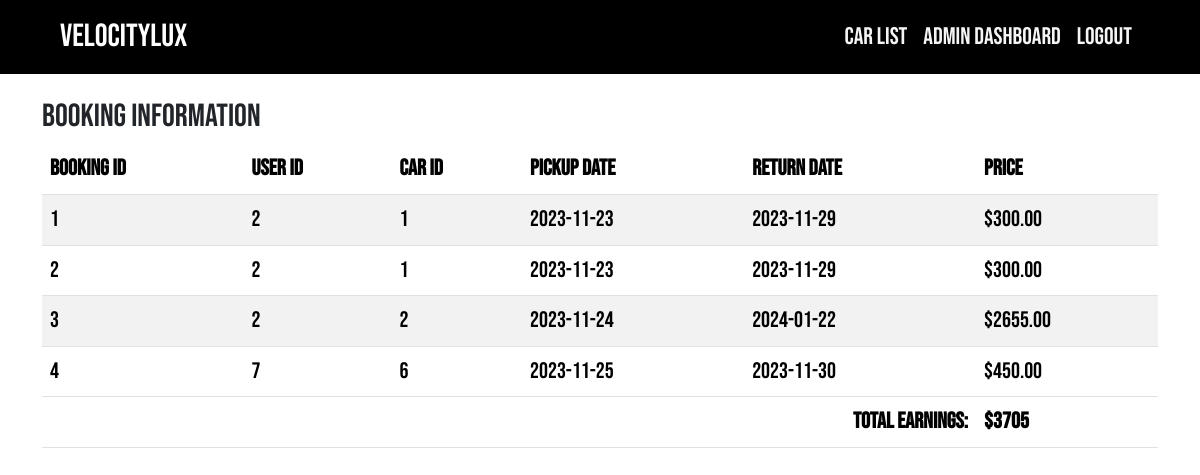
The app's page /components/admin_bookings.php (signed in) with its own data.
### tables this page shows
CREATE TABLE `bookings` (
  `booking_id` int(11) NOT NULL,
  `user_id` int(11) NOT NULL,
  `car_id` int(11) NOT NULL,
  `start_date` date NOT NULL,
  `end_date` date NOT NULL,
  `total_cost` decimal(8,2) NOT NULL,
  `created_at` timestamp NOT NULL DEFAULT current_timestamp()
);

### components/admin_bookings.php (the view, shortened to what this page needs)
<?php
include('../includes/connection_db.php');
$result = mysqli_query($conn, "SELECT * FROM bookings");
$bookings = mysqli_fetch_all($result, MYSQLI_ASSOC);
$totalEarnings = 0;
?>
<!DOCTYPE html>
<html lang="en">
<head>
    <link href="https://cdn.jsdelivr.net/npm/bootstrap@5.3.2/dist/css/bootstrap.min.css" rel="stylesheet">
    <link rel="stylesheet" href="/ecodrive/css/style.css">
</head>
<body>
    <?php include_once '../includes/navbar.php'; ?>
    <div class="container mt-4">
        <h2>Booking Information</h2>
        <table class="table table-striped">
            <thead>
                <tr>
                    <th>Booking ID</th>
                    <th>User ID</th>
                    <th>Car ID</th>
                    <th>Pickup Date</th>
                    <th>Return Date</th>
                    <th>Price</th>
                </tr>
            </thead>
            <tbody>
                <?php foreach ($bookings as $booking) : ?>
                    <tr>
                        <td><?php echo $booking['booking_id']; ?></td>
                        <td><?php echo $booking['user_id']; ?></td>
                        <td><?php echo $booking['car_id']; ?></td>
                        <td><?php echo $booking['start_date']; ?></td>
                        <td><?php echo $booking['end_date']; ?></td>
                        <td>$<?php echo $booking['total_cost']; ?></td>
                    </tr>
                    <?php $totalEarnings += $booking['total_cost']; ?>
                <?php endforeach; ?>
            </tbody>
            <tfoot>
                <tr>
                    <td colspan="5" class="text-end"><strong>Total Earnings:</strong></td>
                    <td><strong>$<?php echo $totalEarnings; ?></strong></td>
                </tr>
            </tfoot>
        </table>
    </div>
</body>
</html>

### includes/navbar.php (shortened to what this page needs)
<?php
$navbar = "
<nav class='navbar navbar-dark bg-black navbar-expand-lg' data-bs-theme='dark'>
    <div class='container-fluid'>
        <a class='navbar-brand me-auto ps-5' href='/ecodrive/index.php'>VelocityLux</a>
        <button class='navbar-toggler' type='button' data-bs-toggle='collapse' data-bs-target='#navbarNav' aria-controls='navbarNav' aria-expanded='false' aria-label='Toggle navigation'>
            <span class='navbar-toggler-icon'></span>
        </button>
        <div class='collapse navbar-collapse justify-content-end pe-5' id='navbarNav'>
            <ul class='navbar-nav'>
                <li class='nav-item'>
                    <a class='nav-link ' aria-current='page' href='/ecodrive/pages/car_list.php'>Car List</a>
                </li>
";
if (isset($_SESSION['user_id'])) {
    if (isset($_SESSION['role']) && $_SESSION['role'] == 'admin') {
        $navbar .= "
                <li class='nav-item'>
                    <a class='nav-link' href='/ecodrive/pages/admin_dashboard.php'>Admin Dashboard</a>
                </li>";
    } else {
        $navbar .= "
                <li class='nav-item'>
                    <a class='nav-link' href='/ecodrive/pages/user_dashboard.php'>User Dashboard</a>
                </li>";
    }
    $navbar .= "
                <li class='nav-item'>
                    <a class='nav-link' href='/ecodrive/pages/logout.php'>Logout</a>
                </li>";
}
$navbar .= "
            </ul>
        </div>
    </div>
</nav>
";
echo $navbar;

### css/style.css (style rules this page uses)
html { scroll-behavior: smooth; }
body { height: 100vh; font-family: 'Bebas Neue', sans-serif; font-size: 1.4rem; }
.navbar { font-size: 1.5rem; }
.navbar-brand { font-size: 2rem; }
.nav-item > a { color: whitesmoke; font-size: 1.5rem; }

### records on screen
bookings: booking_id "1", user "2", car "1", start_date "2023-11-23", end_date "2023-11-29", total_cost "300.00"
bookings: booking_id "2", user "2", car "1", start_date "2023-11-23", end_date "2023-11-29", total_cost "300.00"
bookings: booking_id "3", user "2", car "2", start_date "2023-11-24", end_date "2024-01-22", total_cost "2655.00"
bookings: booking_id "4", user "7", car "6", start_date "2023-11-25", end_date "2023-11-30", total_cost "450.00"

### other values on screen
$totalEarnings "3705"
